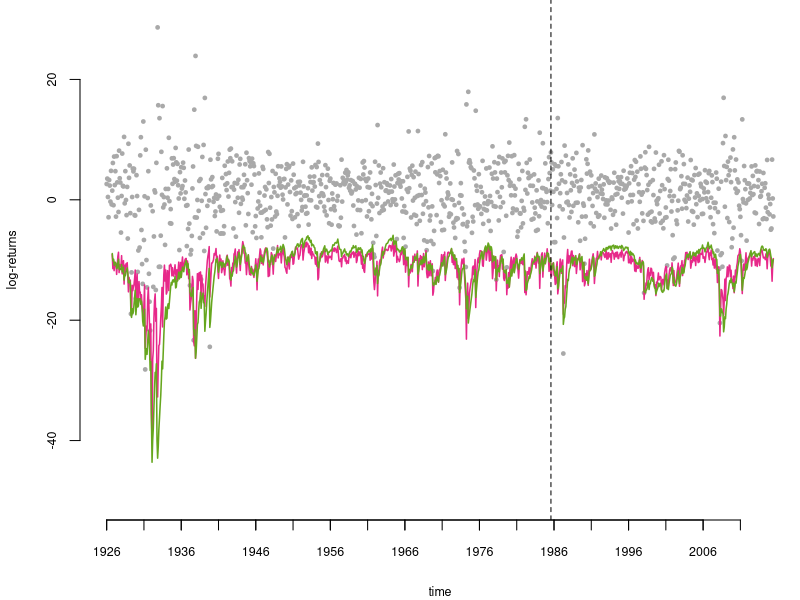

Write R code to recreate this figure.
###################################################################################
###################################################################################
#
# Makes plot from the run of the files 
# scripts-paper/example4-gposmc.py and scripts-paper/example4-gpoabc.py
# The plot is the Value-At-Risk of the corresponding portfolio is also computed.
#
#
# For more details, see https://github.com/compops/gpo-abc2015
#
# (c) 2016 Johan Dahlin
# liu (at) johandahlin.com
#
###################################################################################
###################################################################################


library("zoo")
library("RColorBrewer")
plotColors = brewer.pal(8, "Dark2")

# Change the working directory to be correct on your system
setwd("C:/home/src/gpo-abc2015/scripts-paper-plots")


###################################################################################
# Get the data and compute the probability transformed residuals
###################################################################################

# Load Value-at-Risk estimates
VaRABC <- read.table("../results/example4/example4-gpoabc-var.csv", header = TRUE, 
    sep = ",", stringsAsFactors = F)
VaRSMC <- read.table("../results/example4/example4-gposmc-var.csv", header = TRUE, 
    sep = ",", stringsAsFactors = F)

# Load log-returns
y <- read.table("../results/example4/example4-gpoabc-returns.csv", header = TRUE, sep = ",")

T <- dim(y)[1]
nAssets <- dim(y)[2] - 1


###################################################################################
# Make the plot for the Value-at-Risk estimate
###################################################################################

grid <- as.Date(as.yearmon(as.character(y[, 1]), "%Y%m"))

cairo_pdf("example4-portfolio.pdf", height = 3, width = 8)

layout(matrix(1, 1, 1, byrow = TRUE))
par(mar = c(4, 4, 0, 0))

plot(grid, rowMeans(y[, -1]), pch = 19, col = "darkgrey", bty = "n", ylab = "log-returns", 
    xlab = "time", cex = 0.5, ylim = c(-50, 30), xaxt = "n", cex.lab = 0.75, 
    cex.axis = 0.75)

atVector1 <- seq(grid[1], grid[T], by = "5 years")
axis.Date(1, grid, atVector1, labels = NA, cex.lab = 0.75, cex.axis = 0.75)

atVector2 <- seq(grid[1], grid[T], by = "10 years")
axis.Date(1, grid, atVector2, format = "%Y", cex.lab = 0.75, cex.axis = 0.75)

lines(grid[seq(10, T)], rowMeans(VaRABC[, -1])[10:T], col = plotColors[4], 
    lwd = 1.5)

lines(grid[seq(10, T)], rowMeans(VaRSMC[, -1])[10:T], col = plotColors[5], 
    lwd = 1.5)

abline(v = grid[round(2 * T/3)], lty = "dashed")

dev.off()

# Get the number of violations
Test <- 805
sum(rowMeans(VaRSMC[, -1])[Test:T] > rowMeans(y[Test:T, -1]))
sum(rowMeans(VaRABC[, -1])[Test:T] > rowMeans(y[Test:T, -1]))


###################################################################################
###################################################################################
# End of file
###################################################################################
###################################################################################